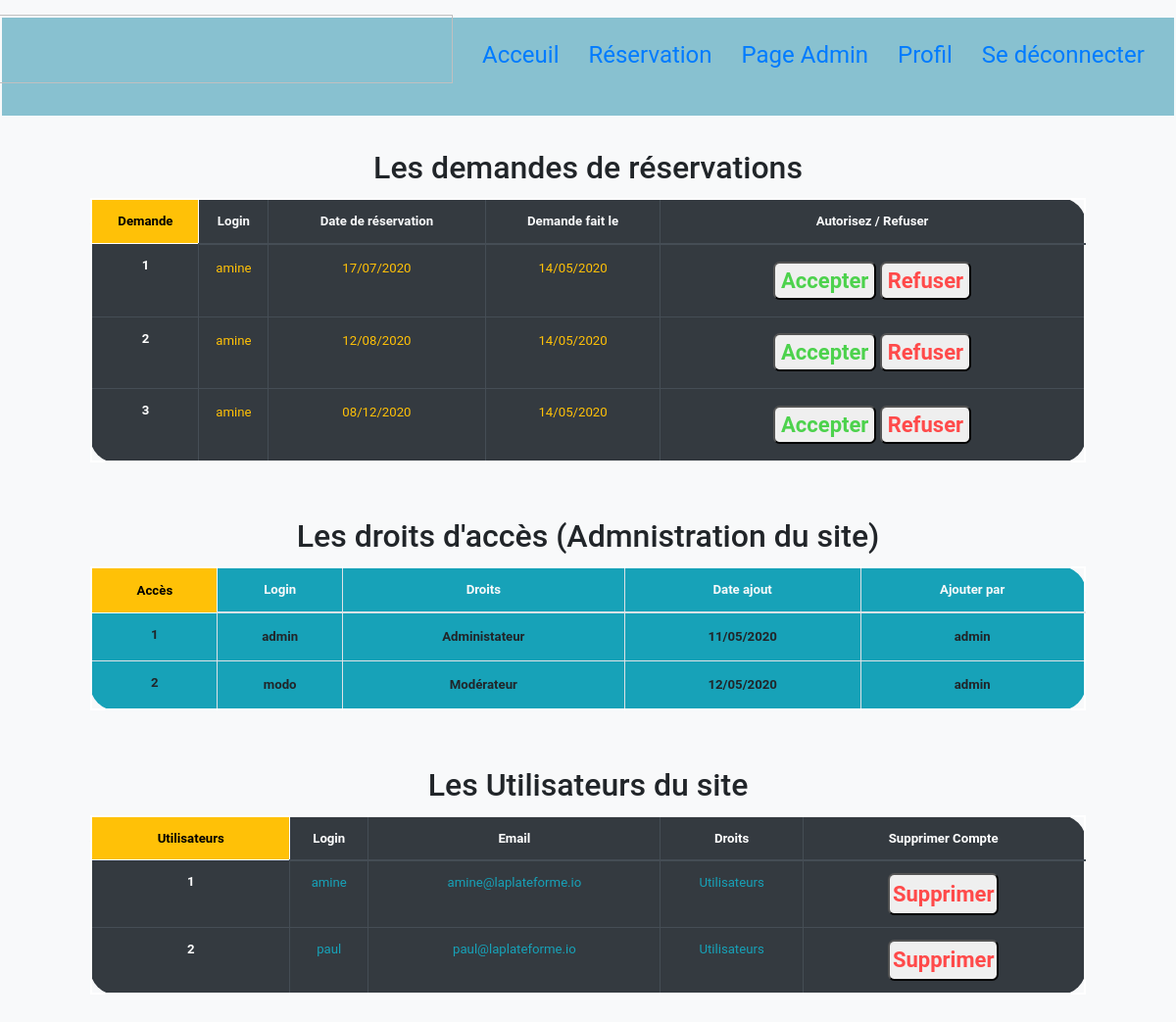
Screenshot of /admin.php (signed in) with the database file from the repository.
### tables this page shows
CREATE TABLE `demande_autorisation` (
  `id` int(11) NOT NULL,
  `login` varchar(255) NOT NULL,
  `date_reservation` date NOT NULL,
  `date_demande` date NOT NULL
);

CREATE TABLE `users` (
  `id` int(11) NOT NULL,
  `login` varchar(255) NOT NULL,
  `password` varchar(255) NOT NULL,
  `email` varchar(255) NOT NULL,
  `id_droits` int(25) NOT NULL
);

### admin.php (the view, shortened to what this page needs)
<!DOCTYPE html>
<html lang="fr">
<head>
    <link rel="stylesheet" href="https://stackpath.bootstrapcdn.com/bootstrap/4.4.1/css/bootstrap.min.css"
>
    <link rel="stylesheet" href="styles/admin.css">
</head>
<body class="Info link bg-light">
<?php
include("header.php");
if($_SESSION['id_droits'] == "2" || $_SESSION['id_droits'] == "3"){
include("functions.php");
?>
    <h2>Les demandes de réservations</h2>
<section>
<table class="table table-hover table-bordered table-dark" id="table">
<thead>
<tr class="text-light">
  <th scope="col" style="padding:1.2%;" class="Info link bg-warning" id="intitule">Demande</th>
  <th scope="col" style="padding:1.2%;">Login</th>
  <th scope="col" style="padding:1.2%;">Date de réservation</th>
  <th scope="col" style="padding:1.2%;">Demande fait le</th>
  <th scope="col" style="padding:1.2%;">Autorisez / Refuser</th>
</tr>
</thead>
<tbody>
<?php
$sql = ('SELECT login,date_reservation,date_demande FROM `demande_autorisation` ORDER BY date_reservation');
$req = $DB -> query($sql);
$i=1;
while($res = $req -> fetch(PDO::FETCH_OBJ)){
    $date = $res ->date_reservation;
    $newDate = $date[8].$date[9]."/".$date[5].$date[6]."/".$date[0].$date[1].$date[2].$date[3];
    $res ->date_reservation = $newDate;
    $date1 = $res ->date_demande;
    $newDate1 = $date1[8].$date1[9]."/".$date1[5].$date1[6]."/".$date1[0].$date1[1].$date1[2].$date1[3];
    $res ->date_demande = $newDate1;
    ?>
        <tr><th style="padding:1.2%;" scope="row"><?php echo $i++ ?></th>
    <?php
    foreach($res as $info){
        ?><td class="text-warning" style="padding:1.4%;"> <?php
        echo $info;
        ?> </td>
        <?php
    }
    ?>
    <td>
        <form method="POST" style="padding:1.2%;">
            <input type="submit" name="accepter" id="reponseYes" value="Accepter">
            <input type="submit" name="refuser" id="reponseNo" value="Refuser">
        </form>
    </td>
        </tr>
    <?php
}
?>
</tbody>
</table>
</section>
    <h2>Les droits d'accès (Admnistration du site)</h2>
<section>
<table class="table table-hover table-bordered bg-info" id="table">
<thead>
<tr class="text-light">
  <th scope="col" style="padding:1.2%;" class="Info link bg-warning" id="intitule">Accès</th>
  <th scope="col" style="padding:1.2%;">Login</th>
  <th scope="col" style="padding:1.2%;">Droits</th>
  <th scope="col" style="padding:1.2%;">Date ajout</th>
  <th scope="col" style="padding:1.2% 0% 1.2%;">Ajouter par</th>
</tr>
</thead>
<tbody>
<?php
$sql = ('SELECT login,droits,date_ajout,ajouter_par FROM `admin` ORDER BY droits DESC');
$req = $DB -> query($sql);
$i=1;
while($res = $req -> fetch(PDO::FETCH_OBJ)){
    $date = $res ->date_ajout;
    $newDate = $date[8].$date[9]."/".$date[5].$date[6]."/".$date[0].$date[1].$date[2].$date[3];
    $res ->date_ajout = $newDate;
    ?>
        <tr><th scope="row" style="padding:1.2%;"><?php echo $i++; ?></th>
    <?php
    foreach($res as $info){
        ?><td id="bold" style="padding:1.4%;"> <?php
        echo $info;
        ?> </td> <?php
    }
    ?>
        </tr>
    <?php
}
?>
  </tbody>
</table>
</section>
<h2>Les Utilisateurs du site</h2>
<section>
<table class="table table-hover table-bordered table-dark" id="table">
<thead>
<tr>
  <th scope="col" class="Info link bg-warning" id="intitule">Utilisateurs</th>
  <th scope="col" style="padding:1.1%;">Login</th>
  <th scope="col" style="padding:1.1%;">Email</th>
  <th scope="col" style="padding:1.1%;">Droits</th>
  <th scope="col" style="padding:1.1%;">Supprimer Compte</th>
</tr>
</thead>
<tbody>
<?php
$sql = ('SELECT login,email,id_droits FROM `users` WHERE id_droits=1');
$req = $DB -> query($sql);
$i=1;
while($res = $req -> fetch(PDO::FETCH_OBJ)){
    ?>
        <tr><th scope="row" style="padding:1.2%;"><?php echo $i++; ?></th>
    <?php
    foreach($res as $info){
        ?><td class="text-info" style="padding:1.2%;"> <?php
        echo $info;
        ?> </td> <?php
    }
    ?>
      <?php if($_SESSION['id_droits'] == "3" || $_SESSION['id_droits'] == "2"){
    ?>
        <td>
            <form method="POST">
                <input type="submit" style="padding:1.1%;" name="supprimer" id="reponseNo" value="Supprimer">
            </form>
        </td>
        <?php
    }
    ?>
        </tr>
    <?php
}
?>
 </tbody>
</table>
</section>
<?php
}
else{
    header('location:connexion.php');
}
?>
</body>
</html>

### header.php (shortened to what this page needs)
<link rel="stylesheet" href="styles/reservation.css">
<link rel="stylesheet" href="styles/header.css">
<header>
    <?php if(isset($_SESSION['login'])){ ?>
        <div id="flexR">
            <div><a href="https://laplateforme.io/" target="_blank"><img src="assets/logoPlate2.png" id="logo" alt=""></a></div>
            <div><a href="index.php">Acceuil</a></div>
            <div><a href="reservation.php">Réservation</a></div>
            <?php if($_SESSION['id_droits'] == "2" || $_SESSION['id_droits'] == "3" ){
                ?>
                    <div><a href="admin.php">Page Admin</a></div>
                <?php
            } ?>
            <div><a href="profil.php">Profil</a></div>
            <div><a href="deconnexion.php">Se déconnecter</a></div>
        </div>
    <?php } ?>
</header>

### styles/admin.css (style rules this page uses)
html { width: 100%; height: 100%; margin:0; padding:0; }
@media screen and (min-width:960px) { body { padding: 1%; text-align: center; margin:0% 2%; } }
@media screen and (min-width:960px) { table { margin:1.5% auto; width: 60%; font-size: 1.1vw; } }
@media screen and (min-width:960px) { section { margin: 1% auto 5%; } }
@media screen and (min-width:960px) { #reponseYes { color: rgb(77, 210, 77); font-size: 22px; border-radius : 0.3em; font-weight: bold; } }
@media screen and (min-width:960px) { #table { border-radius:2em; border:2px white solid; } }
@media screen and (min-width:960px) { #reponseNo { color:rgb(255, 74, 74); font-size: 22px; border-radius : 0.3em; font-weight: bold; } }
@media screen and (min-width:960px) { #bold { font-weight: bold } }
@media screen and (min-width:960px) { #intitule { border:0.5px white solid; color:black; } }

### styles/reservation.css (style rules this page uses)
html { width: 100%; height: 100%; margin:0; padding:0; }
@media screen and (min-width : 960px) { body { padding: 1%; text-align: center; margin:0% 2%; } }
@media screen and (min-width : 960px) { #table { margin:1% auto; width: 90%; } }
@media screen and (min-width : 960px) { #flexR { display: flex; flex-direction: row; justify-content: space-evenly; font-size: x-large; margin-bottom: 1%; color:rgb(234, 71, 71); } }
body { margin-bottom: 40px; margin-top: 40px; text-align: center; font-size: 14px; font-family: 'Roboto', sans-serif; background:url(http://www.digiphotohub.com/wp-content/uploads/2015/09/bigstock-Abstract-Blurred-Background-Of-92820527.jpg); }

### styles/header.css (style rules this page uses)
header { background-color: #88c1d0; height: 100px; width: 106%; padding-top: 1.8%; margin:-3% 0% 3% -3%; }
#logo { width:550px; height:70px; margin:-23px 0px 0px -120px; }

### rows the page displays
demande_autorisation: info "amine", info "17/07/2020", info "14/05/2020"
demande_autorisation: info "amine", info "12/08/2020", info "14/05/2020"
demande_autorisation: info "amine", info "08/12/2020", info "14/05/2020"
users: info "amine", info "amine@laplateforme.io", info "Utilisateurs"
users: info "paul", info "paul@laplateforme.io", info "Utilisateurs"

### other values shown
$info "admin"
$info "Administateur"
$info "11/05/2020"
$info "modo"
$info "Modérateur"
$info "12/05/2020"
